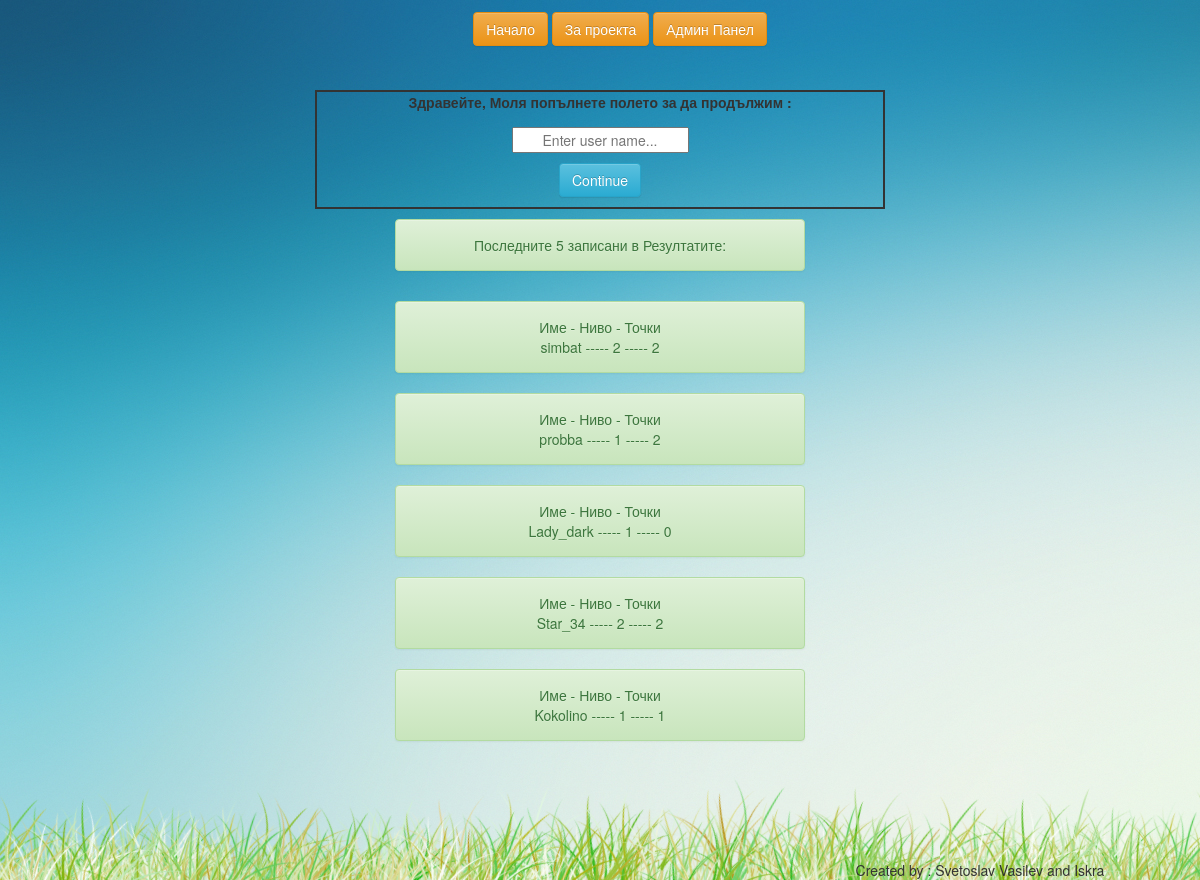
Page /project_31_mart/index.php on the committed database.
### tables this page shows
CREATE TABLE `scoreboard` (
  `id_score` int(11) NOT NULL,
  `user_name` varchar(100) NOT NULL,
  `lvl` int(11) NOT NULL,
  `score` int(11) NOT NULL,
  `date_deleted` date DEFAULT NULL
);

### project_31_mart/index.php (the view, shortened to what this page needs)
	<?php
	include_once('includes/header.php');
	?>
	<div  class="container text-center">
		<div  id='hello' class="col-lg-6 col-lg-offset-3 text-center">
		<label for='login'>Здравейте, Моля попълнете полетo за да продължим : </label>
		<?php
		echo "<p><form action='page2.php' method='post'>";
		echo "</p>";
		echo "<p>";
		echo "</p></form>";
		?>
        </div>
	</div>
	<?php
	$conn = mysqli_connect('localhost', 'root', '', 'math');
$read_query = 	"SELECT user_name, lvl, score FROM scoreboard where date_deleted is null ORDER BY id_score DESC LIMIT 5";
$read_result = mysqli_query($conn, $read_query);
echo "<p><div class='row'>
	<div id='five' class='alert alert-success col-xs-4
		col-xs-offset-4 text-center'>";
echo "<p>Последните 5 записани в Резултатите:";
echo "</div></div></p>";
	if (mysqli_num_rows($read_result) > 0) {
		while($row = mysqli_fetch_assoc($read_result)){
        echo "<div class='row'>
	<div class='alert alert-success col-xs-4
		col-xs-offset-4 text-center'>";
        echo "<p>Име - Ниво - Точки</p>";
		echo $row['user_name']." ----- ".$row['lvl']." ----- ".$row['score'];
		echo "</div></div>";
		}
}
?>
	<?php
	include_once('includes/footer.php');
	?>

### project_31_mart/css/style.css (style rules this page uses)
body,html,div { margin:0; padding: 0; }
body { background-image: url(img/bg_index.jpg); background-repeat: ; }
#hello { text-align: center; border: solid 2px; margin-top: 3%; }

### rows in the picture
scoreboard: user_name "simbat", lvl "2", score "2"
scoreboard: user_name "probba", lvl "1", score "2"
scoreboard: user_name "Lady_dark", lvl "1", score "0"
scoreboard: user_name "Star_34", lvl "2", score "2"
scoreboard: user_name "Kokolino", lvl "1", score "1"
